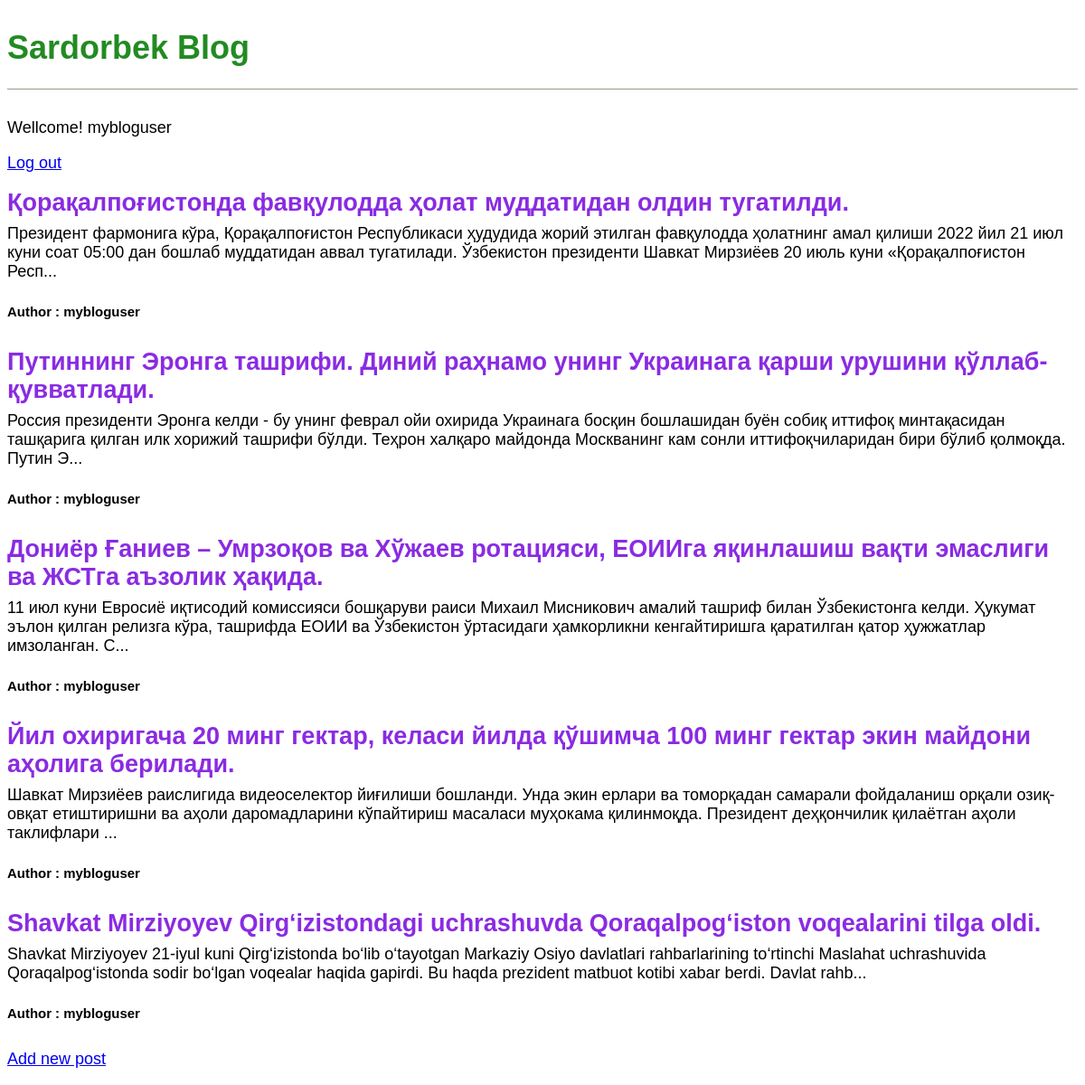
The app's page / (signed in) with its own data.
### MyBlogSiteApp/models.py (models this page shows, shortened)
class Post(models.Model):
    title = models.CharField(max_length=256)
    body = models.TextField()
    author = models.ForeignKey(
        'auth.User',
        on_delete=models.CASCADE
    )

### MyBlogSiteApp/views.py (the view)
# urls.py: path('', BlogListView.as_view(), name='home'),
class BlogListView(ListView):
    model = Post
    template_name = 'home.html'

### templates/home.html
{% extends 'base.html' %}
{% block content %}
    {% for post in object_list %}
        <div class="post-entry">
            <h2><a href="{% url 'full' post.pk %}">{{post.title}}.</a></h2>
            <p>{{post.body | slice:":256"}}...</p>
            <h5>Author :    {{post.author}}</h5>
        </div>
    {% endfor %}
{% endblock content %}

### templates/base.html (shortened to what this page needs)
{% load static %}
<!DOCTYPE html>
<html lang="en">
<head>
    <link rel="stylesheet" href="{% static 'css/base.css' %}">
</head>
<body>
<header>
    <h1><a href="{% url 'home' %}"> Sardorbek Blog</a></h1>
</header>
{% if user.is_authenticated %}
    <p>Wellcome! {{user.username}}</p>
    <p><a href="{% url 'logout' %}"> Log out</a></p>
{% else  %}
    <p><a href="{% url 'login' %}"> Log In</a> | <a href="{% url 'signup' %}">Sign Up</a></p>
{% endif %}
<div>
    {% block content %}
    {% endblock content %}
</div>
<footer>
    <p><a href="{% url 'add' %}"> Add new post</a></p>
</footer>
</body>
</html>

### static/css/base.css (style rules this page uses)
header { border-bottom: 1px solid #999988; margin-bottom: 2rem; display: flex; }
body { font-family: 'Noto Sans JP', sans-serif; font-size: 18px; }
header h1 a { color: forestgreen; text-decoration: none; }
.post-entry { margin-bottom: 2rem; }
.post-entry h2 { margin: 0.5rem 0; }
.post-entry h2 a , .post-entry h2 a:visited { color: blueviolet; text-decoration: none; }
.post-entry p { margin: 0; font-weight: 400; }

### records on screen
Post: title "Қорақалпоғистонда фавқулодда ҳолат муддатидан олдин тугатилди", body "Президент фармонига кўра, Қорақалпоғистон Республикаси ҳудудида жорий этилган фавқулодда ҳолатнинг амал қилиши 2022 йил 21 июл куни соат 05:00 дан бошлаб муддатидан аввал тугатилади. Ўзбекистон президенти Шавкат Мирзиёев 20 июль куни «Қорақалпоғистон Респ", author "mybloguser"
Post: title "Путиннинг Эронга ташрифи. Диний раҳнамо унинг Украинага қарши урушини қўллаб-қувватлади", body "Россия президенти Эронга келди - бу унинг феврал ойи охирида Украинага босқин бошлашидан буён собиқ иттифоқ минтақасидан ташқарига қилган илк хорижий ташрифи бўлди. Теҳрон халқаро майдонда Москванинг кам сонли иттифоқчиларидан бири бўлиб қолмоқда. Путин Э", author "mybloguser"
Post: title "Дониёр Ғаниев – Умрзоқов ва Хўжаев ротацияси, ЕОИИга яқинлашиш вақти эмаслиги ва ЖСТга аъзолик ҳақида", body "11 июл куни Евросиё иқтисодий комиссияси бошқаруви раиси Михаил Мисникович амалий ташриф билан Ўзбекистонга келди. Ҳукумат эълон қилган релизга кўра, ташрифда ЕОИИ ва Ўзбекистон ўртасидаги ҳамкорликни кенгайтиришга қаратилган қатор ҳужжатлар имзоланган. С", author "mybloguser"
Post: title "Йил охиригача 20 минг гектар, келаси йилда қўшимча 100 минг гектар экин майдони аҳолига берилади", body "Шавкат Мирзиёев раислигида видеоселектор йиғилиши бошланди. Унда экин ерлари ва томорқадан самарали фойдаланиш орқали озиқ-овқат етиштиришни ва аҳоли даромадларини кўпайтириш масаласи муҳокама қилинмоқда. Президент деҳқончилик қилаётган аҳоли таклифлари", author "mybloguser"
Post: title "Shavkat Mirziyoyev Qirg‘izistondagi uchrashuvda Qoraqalpog‘iston voqealarini tilga oldi", body "Shavkat Mirziyoyev 21-iyul kuni Qirg‘izistonda bo‘lib o‘tayotgan Markaziy Osiyo davlatlari rahbarlarining to‘rtinchi Maslahat uchrashuvida Qoraqalpog‘istonda sodir bo‘lgan voqealar haqida gapirdi. Bu haqda prezident matbuot kotibi xabar berdi. Davlat rahb", author "mybloguser"

### other values on screen
{{ user.username }} "mybloguser"
